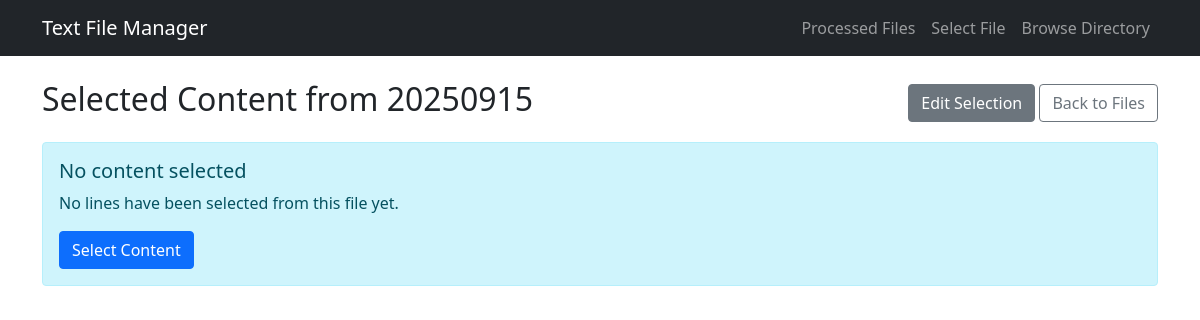
Page /selected/1/ on the earlier database version.
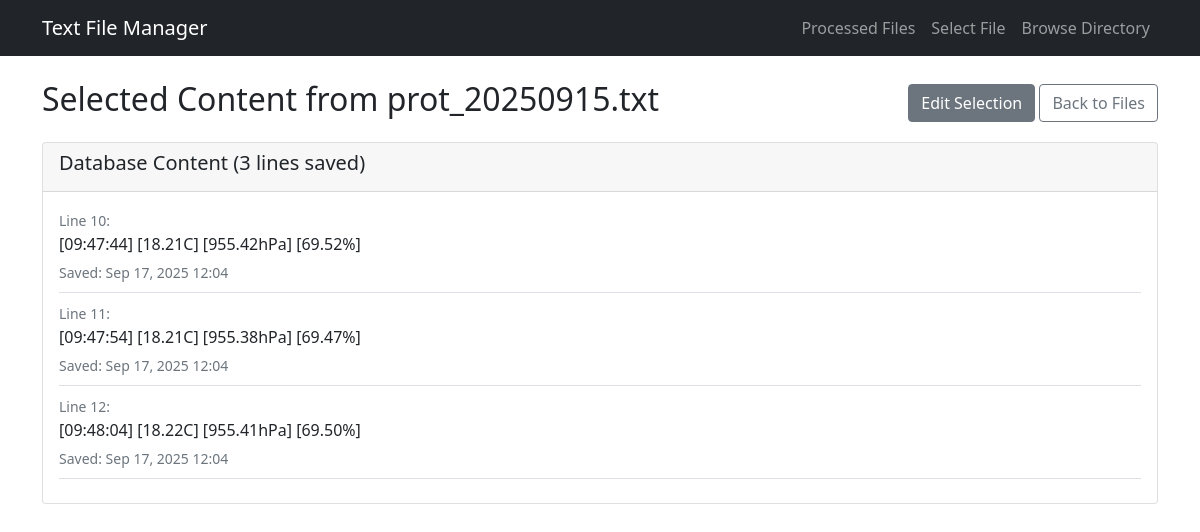
Same page on the later database version.
### upload/models.py (models this page shows, shortened)
class TextFile(models.Model):
    name = models.CharField(max_length=255)
    file_path = models.CharField(max_length=500)  # Store relative path to the file
    processed_at = models.DateTimeField(auto_now_add=True)

class SelectedContent(models.Model):
    text_file = models.ForeignKey(TextFile, on_delete=models.CASCADE, related_name='selected_contents')
    content = models.TextField()
    line_number = models.IntegerField(null=True, blank=True)
    selected_at = models.DateTimeField(auto_now_add=True)

### upload/views.py (the view)
# urls.py: path('selected/<int:file_id>/', views.view_selected, name='view_selected'),
def view_selected(request, file_id):
    text_file = get_object_or_404(TextFile, id=file_id)
    selected_contents = SelectedContent.objects.filter(text_file=text_file).order_by('line_number')
    return render(request, 'view_selected.html', {
        'text_file': text_file,
        'selected_contents': selected_contents
    })

### templates/view_selected.html
{% extends 'base.html' %}
{% block content %}
<div class="row">
    <div class="col-12">
        <div class="d-flex justify-content-between align-items-center mb-3">
            <h2>Selected Content from {{ text_file.name }}</h2>
            <div>
                <a href="{% url 'view_file' text_file.id %}" class="btn btn-secondary">Edit Selection</a>
                <a href="{% url 'file_list' %}" class="btn btn-outline-secondary">Back to Files</a>
            </div>
        </div>
        {% if selected_contents %}
            <div class="card">
                <div class="card-header">
                    <h5>Database Content ({{ selected_contents.count }} lines saved)</h5>
                </div>
                <div class="card-body">
                    {% for content in selected_contents %}
                        <div class="border-bottom pb-2 mb-2">
                            <small class="text-muted">Line {{ content.line_number }}:</small>
                            <p class="mb-1">{{ content.content }}</p>
                            <small class="text-muted">Saved: {{ content.selected_at|date:"M d, Y H:i" }}</small>
                        </div>
                    {% endfor %}
                </div>
            </div>
        {% else %}
            <div class="alert alert-info">
                <h5>No content selected</h5>
                <p>No lines have been selected from this file yet.</p>
                <a href="{% url 'view_file' text_file.id %}" class="btn btn-primary">Select Content</a>
            </div>
        {% endif %}
    </div>
</div>
{% endblock %}

### templates/base.html (shortened to what this page needs)
<!DOCTYPE html>
<html lang="en">
<head>
    <link href="https://cdn.jsdelivr.net/npm/bootstrap@5.1.3/dist/css/bootstrap.min.css" rel="stylesheet">
</head>
<body>
    <nav class="navbar navbar-expand-lg navbar-dark bg-dark">
        <div class="container">
            <a class="navbar-brand" href="{% url 'file_list' %}">Text File Manager</a>
            <div class="navbar-nav">
                <a class="nav-link" href="{% url 'file_list' %}">Processed Files</a>
                <a class="nav-link" href="{% url 'select_file' %}">Select File</a>
                <a class="nav-link" href="{% url 'refresh_files' %}">Browse Directory</a>
            </div>
        </div>
    </nav>
    <div class="container mt-4">
        {% block content %}
        {% endblock %}
    </div>
</body>
</html>

Differences in the rows shown:
changed TextFile: name "20250915" → "prot_20250915.txt"
added SelectedContent: line_number "10", content "[09:47:44] [18.21C] [955.42hPa] [69.52%]", selected_at "Sep 17, 2025 12:04"
added SelectedContent: line_number "11", content "[09:47:54] [18.21C] [955.38hPa] [69.47%]", selected_at "Sep 17, 2025 12:04"
added SelectedContent: line_number "12", content "[09:48:04] [18.22C] [955.41hPa] [69.50%]", selected_at "Sep 17, 2025 12:04"
Other differences:
{{ selected_contents.count }}: (not shown) → "3"
text no longer shown: "No content selected No lines have been selected from this file yet. Select Content"
text now shown: "Database Content ( lines saved)"
